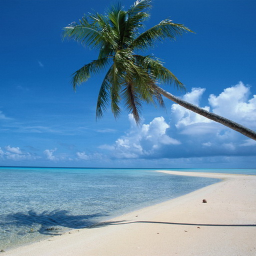
//> input picture jpeg/jpeg-testing/images/sea256x256.png, 256 x 256 px
$ ./blockSplitting ../images/sea256x256.png 100   (built with g++ and OpenCV 4)
//> lines starting //> are read from the running program, lines starting //| are printed output that depends on the picture
/*
 * =====================================================================================
 *
 *       Filename:  blur.cpp
 *
 *
 *
 *        Version:  1.0
 *        Created:  2013/07/28 14時20分48秒
 *       Revision:  none
 *       Compiler:  gcc
 *
 *         Author:  Tetsuhiko Yao (),
 *   Organization:
 *
 * =====================================================================================
 */
#include <iostream>
#include <string>
#include <stdio.h>
#include <opencv2/core/core.hpp>
#include <opencv2/highgui/highgui.hpp>
#include <opencv2/imgproc/imgproc.hpp>

#define uint8 unsigned char
#define uint16 unsigned short
#define uint unsigned int
using namespace std;

static void blockSplitMcuLine(const uint8* pSrc, uint8* pDst, int width);
static void blockSplitting(const uint8* pSrc, uint8* pDst, int width, int height);
static void reverseBlockSplitting(const uint8* pSrc, uint8* pDst, int width, int height);
bool compareMat(const cv::Mat mat1, const cv::Mat mat2);

int main(int argc, char* argv[])
{
  const string windowName = "result window";
  cv::Mat input;
  cv::Mat refInput;
  cv::Size ksize;

  if(argc > 1) {
    input = cv::imread(argv[1], 0);
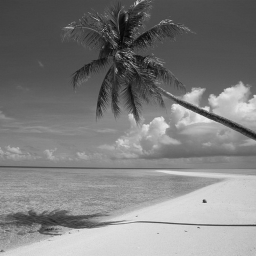
//> input: 256 rows x 256 cols, CV_8UC1; min 6, max 236, mean 126.5
  }
  int height = input.rows;
//> height = 256
  int width = input.cols;
//> width = 256
  int comp = input.elemSize();
//> comp = 1

  printf("height:%d width:%d comp:%d\n", height, width, comp);
//| height:256 width:256 comp:1

  cv::Mat output(input.rows, input.cols, CV_8UC1);
  cv::Mat ref(input.rows, input.cols, CV_8UC1);
  cv::Mat result(input.rows, input.cols, CV_8UC1);

  ksize.width = 3;
  ksize.height = 3;
  if(argc > 2) {
    ksize.width = atoi(argv[2]);
//> ksize = Size(100, 3)
    ksize.height = atoi(argv[2]);
//> ksize = Size(100, 100)
  }

  unsigned char* srcPtr = (unsigned char*)input.data;
  unsigned char* dstPtr = (unsigned char*)output.data;
  unsigned char* refPtr = (unsigned char*)ref.data;
  unsigned char* resultPtr = (unsigned char*)result.data;
  unsigned char* srcPtrBuf;
  unsigned char* dstPtrBuf;

  /* execute refrence codes */

  for(int i = 0; i < height; i+=8) {
    srcPtrBuf = srcPtr + i * width * comp;
    dstPtrBuf = dstPtr + i * width * comp;
    blockSplitMcuLine(srcPtrBuf, dstPtrBuf, width);
  }

  blockSplitting(srcPtr, refPtr, width, height);
//> in blockSplitting, `const int blockWidth = width / 8;`: blockWidth = 32
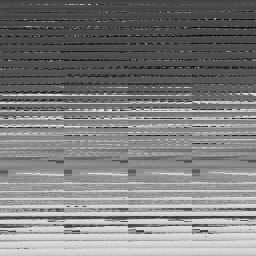
//> ref: 256 rows x 256 cols, CV_8UC1; min 6, max 236, mean 126.5
  reverseBlockSplitting(dstPtr, resultPtr, width, height);

  compareMat(ref, output);
  compareMat(result, input);
  cv::namedWindow(windowName, CV_WINDOW_AUTOSIZE);
  cv::imshow(windowName, result);
  cv::waitKey(0);

  return 0;
}

static void blockSplitting(const uint8* pSrc, uint8* pDst, int width, int height)
{
  const int blockWidth = width / 8;
  for(int y = 0; y < height; y++) {
    for(int x = 0; x < width; x++) {
      int dstIndex = ((x % width) / 8 + (y / 8) * blockWidth) * 64 +
        (y % 8) * 8 + x % 8;
      int srcIndex = x + y * width;
      pDst[dstIndex] = pSrc[srcIndex];
    }
  }
}

static void reverseBlockSplitting(const uint8* pSrc, uint8* pDst, int width, int height)
{
//> called with width = 256, height = 256
  const int blockWidth = width / 8;
//> blockWidth = 32
  for(int y = 0; y < height; y++) {
    for(int x = 0; x < width; x++) {
      int dstIndex = ((x % width) / 8 + (y / 8) * blockWidth) * 64 +
        (y % 8) * 8 + x % 8;
      int srcIndex = x + y * width;
      pDst[srcIndex] = pSrc[dstIndex];
    }
  }
}

static void blockSplitMcuLine(const uint8* pSrc, uint8* pDst, int width)
{
  for(int i = 0; i < 8; i++) { /* because MUC height is 8. */
    for(int j = 0; j < width; j++) {
      int insideMcuIndex = i * 8 + j % 8;
      int mcuNum = j / 8;
      pDst[mcuNum * 64 + insideMcuIndex] = pSrc[i * width + j];
    }
  }
}

bool compareMat(const cv::Mat mat1, const cv::Mat mat2)
{
  int err = 0;
  if(mat1.cols!= mat2.cols || mat1.rows != mat2.rows) return false;

  for(int i = 0; i < mat1.rows; i++) {
    for(int j = 0; j < mat1.cols; j++) {
      if(abs(mat1.data[j + i * mat1.step] - mat2.data[j + i * mat1.step]) > 1) {
        cout << "diffrent image!" << "cols:" << j << " rows:" << i << endl;
        cout << "value mat1:" << (int)mat1.data[j + i * mat1.step] <<
            " value mat2:" << (int)mat2.data[j + i * mat1.step] << endl;
        cout << "it's uncorrect!" << endl;
        //return false;
        if(err++ > 10) return false;
      }
    }
  }
//> after the loop, err = 0
  cout << "it's correct!" << endl;
  return true;
}
